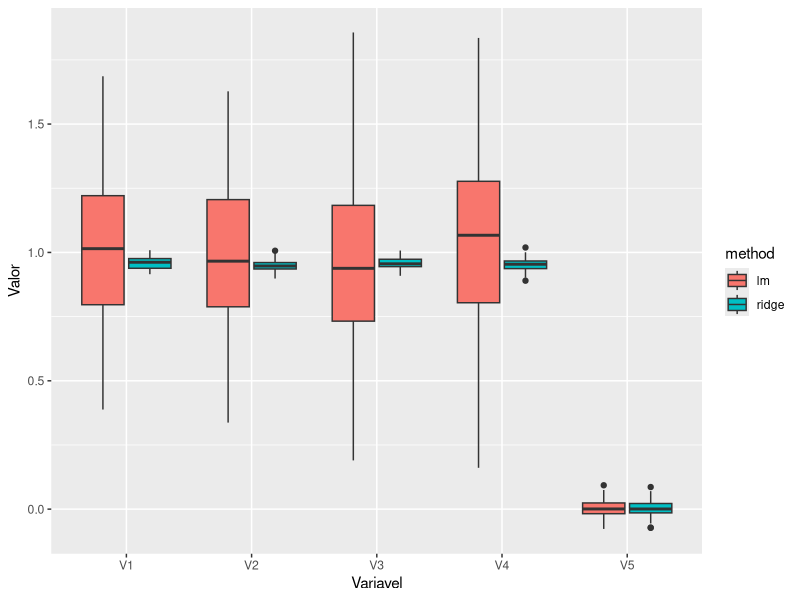
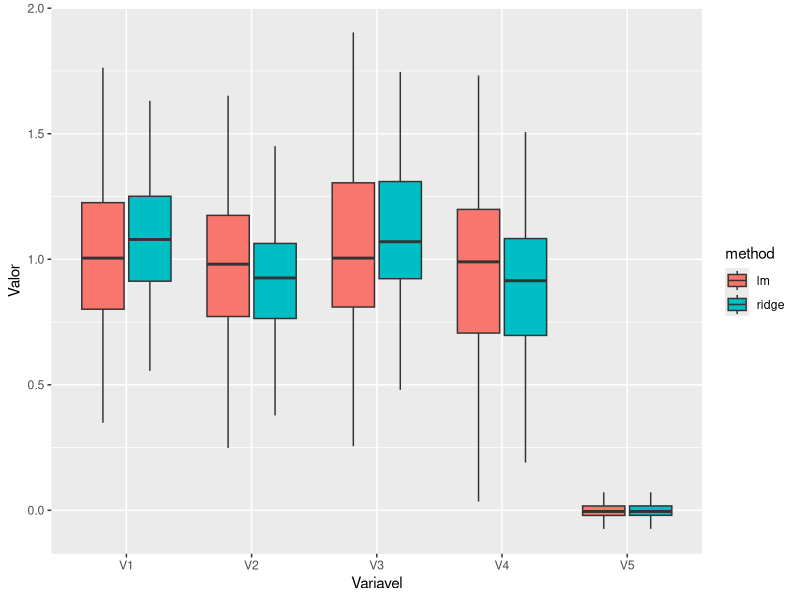

These charts were generated, in order, by the following R code:
# Trabalhando com Regressão Ridge

# Definindo o diretório de trabalho
# setwd("~/Dropbox/DSA/AnaliseEstatisticaII/Cap05")
# getwd()

# Pacotes
install.packages("glmnet")
library(glmnet)
library(tidyr)
library(ggplot2)
library(dplyr)

# Seed
set.seed(100)

# Vamos construir um conjunto de dados para nossos testes. 
# Ele terá duas variáveis (V1 - V2) severamente correlacionadas. 
# E teremos outras duas variáveis (V3 - V4) também muito correlacionadas. 
# Teremos uma quinta variável que é independente de V1-V4. 

# Queremos comparar Ridge com mínimos quadrados comuns (regresão linear) e ver o que acontece 
# com esses dois pares de variáveis e para a variável V5. 

# Além disso, agruparemos tudo em uma função que plota um boxplot. 

# Nossa maneira preferida de fazer o Ridge é usar a função/pacote glmnet. 
# Isso nos permite fazer algo um pouco mais poderoso que o Ridge, chamado glmnet. 

# Na verdade, esse método é uma mistura de Ridge e Lasso (outra técnica de regressão penalizada, 
# que examinaremos na sequência). Temos até um parâmetro específico chamado alfa que controla 
# quanto Ridge / Lasso queremos.

regressao_func <- function(lambda){
  
  # Dataframe para os coeficientes
  coeffs_total = data.frame(V1=numeric(),V2=numeric(),V3=numeric(),V4=numeric(),V5=numeric())
  
  # Loop
  for (q in 1:100){
    
    V1 = runif(1000)*100
    
    V2 = runif(1000)*10 + V1
    
    V3 = runif(1000)*100
    
    V4 = runif(1000)*10 + V3
    
    V5 = runif(1000)*100
    
    Residuals = runif(1000)*100
    
    Y = V1 + V2 + V3 + V4 + Residuals
    
    # Modelo de Regressão Linear
    coefs_lm <-lm(Y ~ V1 + V2 + V3 + V4 + V5)$coefficients
    
    # Modelo de Regressão Ridge
    coefs_rd <-glmnet(cbind(V1 ,V2,V3,V4 ,V5),Y, lambda=lambda, alpha=0)$beta
    
    # Dataframes para os coeficientes
    frame1 <-data.frame(V1=coefs_lm[2], V2=coefs_lm[3],V3=coefs_lm[4], V4=coefs_lm[5],V5=coefs_lm[6],method="lm")
    frame2 <-data.frame(V1=coefs_rd[1], V2=coefs_rd[2],V3=coefs_rd[3], V4=coefs_rd[4],V5=coefs_rd[5],method="ridge")
    
    # Juntando os coeficientes em um dataframe único
    coeffs_total <- rbind(coeffs_total,frame1,frame2)
  }
  
  # Modificando o layout dos dados
  transposed_data = gather(coeffs_total,"Variavel","Valor",1:5)
  print(transposed_data%>%group_by(Variavel,method) %>% summarise(median=median(Valor)))
  
  # Plot
  ggplot(transposed_data,aes(x=Variavel, y=Valor, fill=method)) + geom_boxplot()
}

# Testando a função

# Chamamos a função usando lambda = 8. 
regressao_func(8)

# Como podemos ver, as estimativas Ridge são muito mais estáveis do que as de 
# Regressão Linear. Além disso, os coeficientes são um pouco menores 
# (estão mais distantes de 1, que é o valor ideal para eles). 
# Esse é o viés introduzido pela Regressão Ridge. 

# Observe que usamos alpha = 0, o que significa que não queremos nenhuma regularização Lasso 
# (queremos apenas Ridge). 
?glmnet

# Existem dois pontos importantes aqui: 

# Em primeiro lugar, os coeficientes são muito mais estáveis que seus pares com lm() 
# (menos variabilidade - caixas mais curtas no boxplot).
# Segundo, a maioria das variáveis fica ligeiramente compactada (mostrada na tabela). 
# Isso é causado pelo viés introduzido pelo Ridge. Vale a pena notar que a variável irrelevante (V5) 
# foi compactada de maneira bastante significativa, mas o resultado não é exatamente zero.

# Se mudamos para lambda = 0.1, as estimativas são quase as mesmas e não há muita diferença entre
# Regressão Linear e Regressão Ridge, pois não forçamos a penalidade.
regressao_func(0.1)

